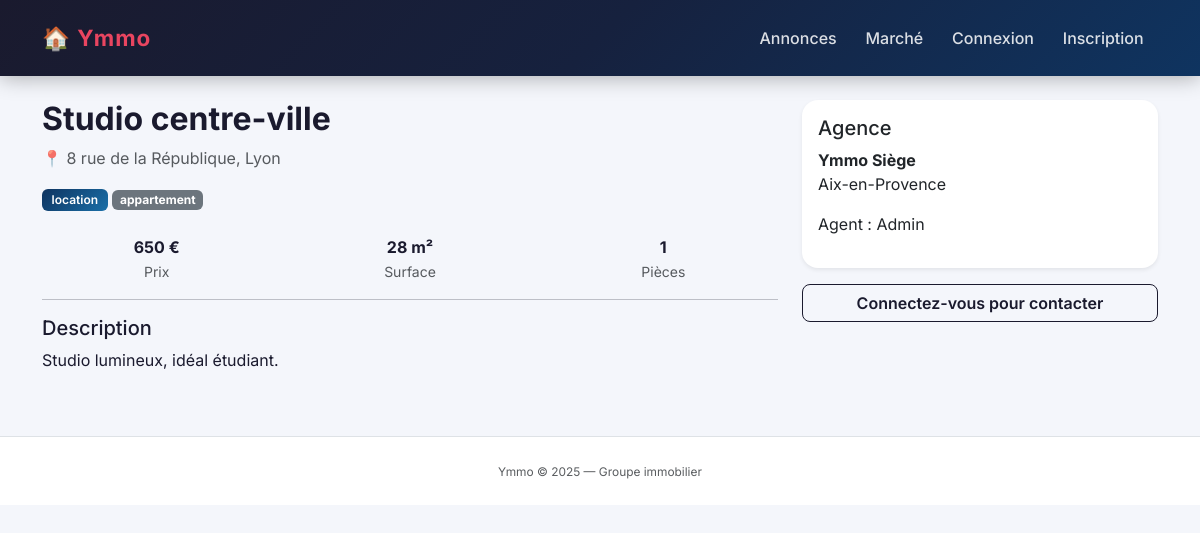
/listing/3, run on the app's committed database.
### models.py (models this page shows)
class Listing(db.Model):
    __tablename__ = 'listings'
    id = db.Column(db.Integer, primary_key=True)
    title = db.Column(db.String(200), nullable=False)
    type = db.Column(db.String(20))
    property_type = db.Column(db.String(30))
    status = db.Column(db.String(20), default='active')
    price = db.Column(db.Float, nullable=False)
    area_m2 = db.Column(db.Integer)
    rooms = db.Column(db.Integer)
    city = db.Column(db.String(100))
    address = db.Column(db.String(200))
    description = db.Column(db.Text)
    agency_id = db.Column(db.Integer, db.ForeignKey('agencies.id'))
    user_id = db.Column(db.Integer, db.ForeignKey('users.id'))
    created_at = db.Column(db.DateTime, default=datetime.utcnow)
    images = db.relationship('ListingImage', backref='listing', lazy=True, cascade='all, delete-orphan')
    contacts = db.relationship('Contact', backref='listing', lazy=True)

class Agency(db.Model):
    __tablename__ = 'agencies'
    id = db.Column(db.Integer, primary_key=True)
    name = db.Column(db.String(100), nullable=False)
    city = db.Column(db.String(100))
    address = db.Column(db.String(200))
    users = db.relationship('User', backref='agency', lazy=True)
    listings = db.relationship('Listing', backref='agency', lazy=True)

class User(db.Model, UserMixin):
    __tablename__ = 'users'
    id = db.Column(db.Integer, primary_key=True)
    name = db.Column(db.String(100), nullable=False)
    email = db.Column(db.String(150), unique=True, nullable=False)
    password_hash = db.Column(db.String(200), nullable=False)
    role = db.Column(db.String(20), default='client')
    agency_id = db.Column(db.Integer, db.ForeignKey('agencies.id'), nullable=True)
    created_at = db.Column(db.DateTime, default=datetime.utcnow)
    listings = db.relationship('Listing', backref='agent', lazy=True)
    favorites = db.relationship('Favorite', backref='user', lazy=True)

### routes/listings.py (the view)
@listings_bp.route('/listing/<int:id>')
def detail(id):
    listing = Listing.query.get_or_404(id)
    return render_template('detail.html', listing=listing)

### templates/detail.html (shortened to what this page needs)
{% extends 'base.html' %}
{% block content %}
<div class="row">
  <div class="col-md-8">
    <h2>{{ listing.title }}</h2>
    <p class="text-muted">📍 {{ listing.address }}, {{ listing.city }}</p>
    <span class="badge {% if listing.type=='vente' %}bg-danger{% else %}bg-primary{% endif %}">{{ listing.type }}</span>
    <span class="badge bg-secondary">{{ listing.property_type }}</span>
    <div class="row mt-4 text-center">
      <div class="col"><strong>{{ "{:,.0f}".format(listing.price) }} €</strong><br><small class="text-muted">Prix</small></div>
      <div class="col"><strong>{{ listing.area_m2 }} m²</strong><br><small class="text-muted">Surface</small></div>
      <div class="col"><strong>{{ listing.rooms }}</strong><br><small class="text-muted">Pièces</small></div>
    </div>
    <hr>
    <h5>Description</h5>
    <p>{{ listing.description }}</p>
  </div>
  <div class="col-md-4">
    <div class="card shadow-sm mb-3">
      <div class="card-body">
        <h5>Agence</h5>
        {% if listing.agency %}
          <p><strong>{{ listing.agency.name }}</strong><br>{{ listing.agency.city }}</p>
        {% endif %}
        <p>Agent : {{ listing.agent.name if listing.agent else '—' }}</p>
      </div>
    </div>
    {% if current_user.is_authenticated %}
    <div class="card shadow-sm mb-3">
      <div class="card-body">
        <h5>Contacter l'agence</h5>
        <form method="post" action="{{ url_for('listings.contact', id=listing.id) }}">
          <textarea class="form-control mb-2" name="message" rows="3" placeholder="Votre message..." required></textarea>
          <button class="btn btn-dark w-100">Envoyer</button>
        </form>
      </div>
    </div>
    <form method="post" action="{{ url_for('listings.toggle_favorite', id=listing.id) }}">
      {% set is_fav = current_user.favorites | selectattr('listing_id','eq',listing.id) | list %}
      <button class="btn {% if is_fav %}btn-warning{% else %}btn-outline-warning{% endif %} w-100">
        {% if is_fav %}⭐ Retirer des favoris{% else %}☆ Ajouter aux favoris{% endif %}
      </button>
    </form>
    {% else %}
    <a href="{{ url_for('auth.login') }}" class="btn btn-outline-dark w-100">Connectez-vous pour contacter</a>
    {% endif %}
  </div>
</div>
{% endblock %}

### static/css/style.css (style rules this page uses)
* { box-sizing: border-box; }
body { font-family: 'Inter', sans-serif; background-color: #f4f6fb; color: #1a1a2e; }
h1, h2 { font-weight: 700; color: #1a1a2e; }
.card { border: none; border-radius: 16px; box-shadow: 0 2px 12px rgba(0,0,0,0.07); transition: transform 0.2s, box-shadow 0.2s; overflow: hidden; background: #fff; }
.badge.bg-primary { background: linear-gradient(135deg, #0f3460, #1a6fa8) !important; padding: 0.4em 0.8em; border-radius: 6px; font-weight: 600; }
.btn-outline-dark { border: 1.5px solid #1a1a2e; border-radius: 8px; font-weight: 600; color: #1a1a2e; transition: all 0.2s; }

### data on the page
Listing: title "Studio centre-ville", address "8 rue de la République", city "Lyon", type "location", property_type "appartement", price "650", area_m2 "28", rooms "1", description "Studio lumineux, idéal étudiant."
Agency: agency.name "Ymmo Siège", agency.city "Aix-en-Provence"
User: agent "Admin"
